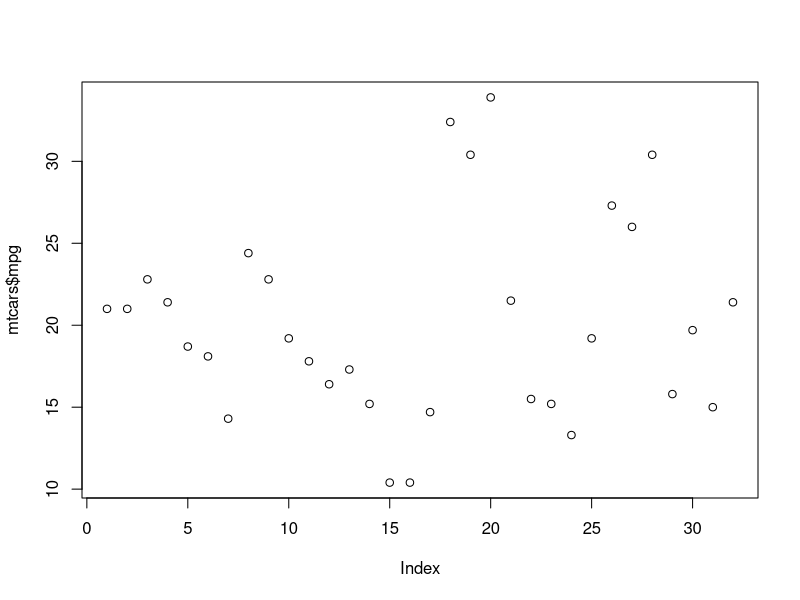
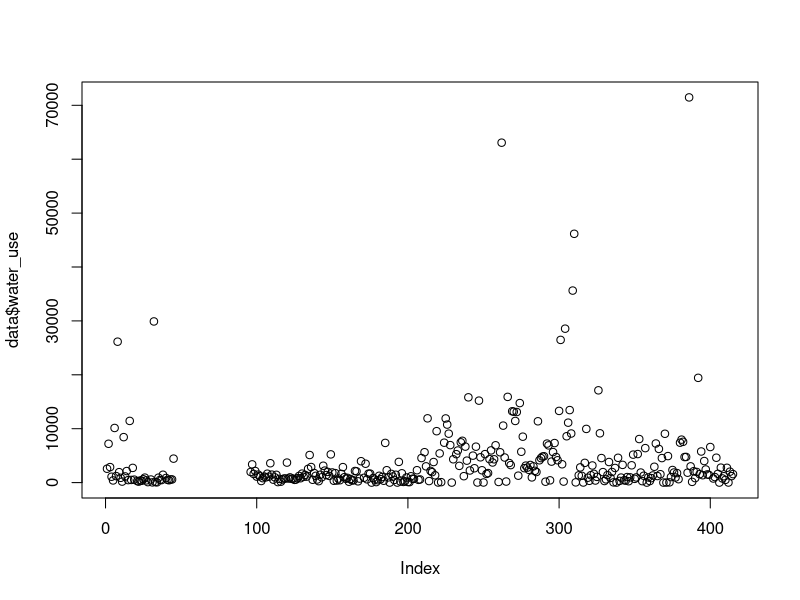
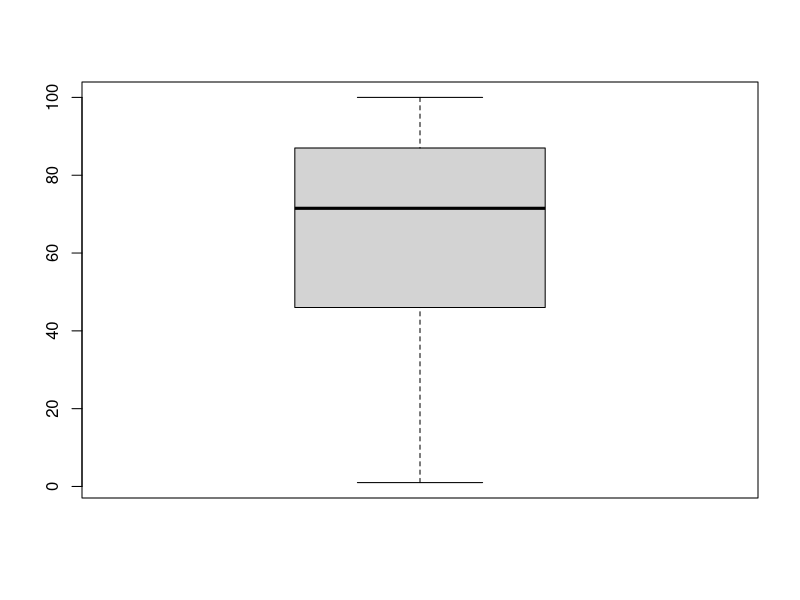
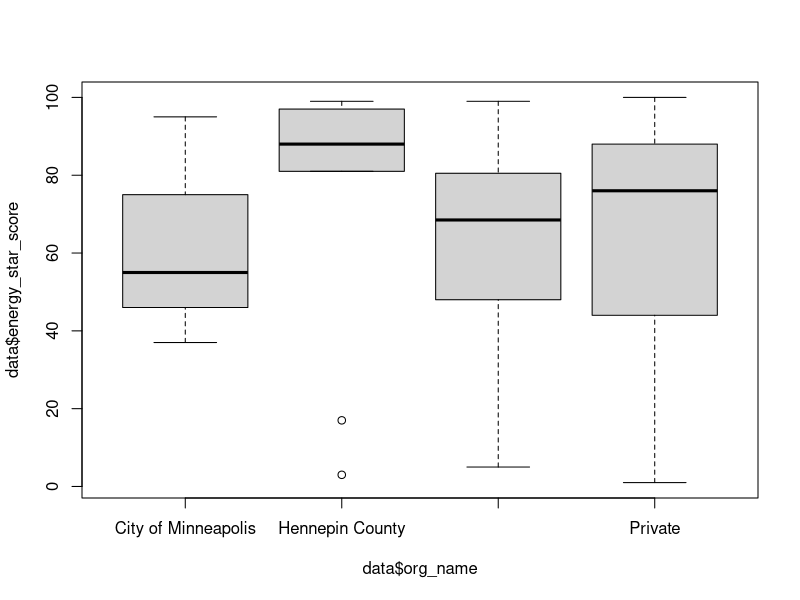
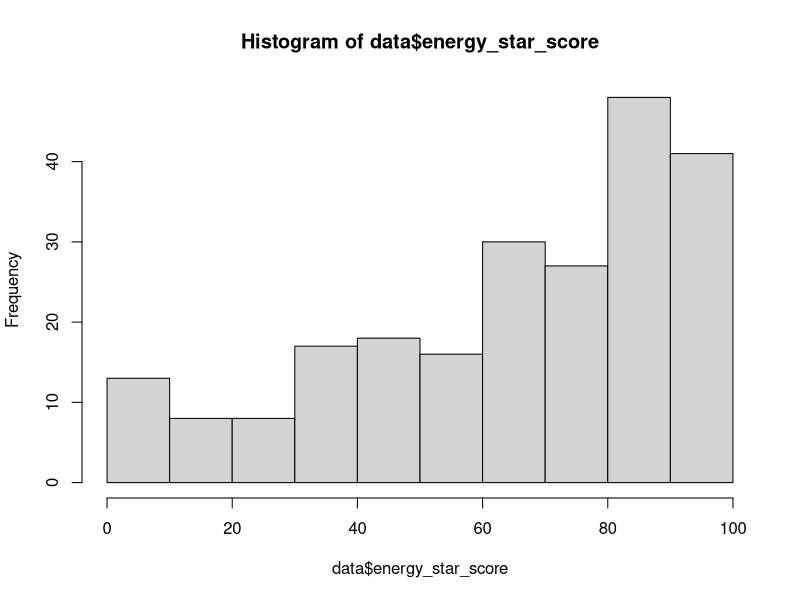

These charts were generated, in order, by the following R code:
## ---- chunk 1
plot(mtcars$mpg)
## ---- chunk 2
setwd("~/projects/TeachingRIntro50Minutes")
## ---- chunk 3
install.packages("ggplot2")
## ---- chunk 4
library(ggplot2)
## ---- chunk 5
x <- 5
y <- "Rstats"
z <- c("rstats", "perl", "bash", "python")
## ---- chunk 6
mtcars
cardata <- mtcars
cardata
## ---- chunk 7
data <- read.csv("mpls_energy_benchmarking_2015.csv", header=TRUE, na.strings=c("N/A", "Not Available", "NA", "0"))
## ---- chunk 8
names(data)
str(data)
nrow(data)
ncol(data)
head(data)
tail(data)
## ---- chunk 9
?names
?read.csv
## ---- chunk 10
summary(data$energy_star_score)
## ---- chunk 11
plot(data$water_use)
boxplot(data$energy_star_score)
boxplot(data$energy_star_score ~ data$org_name)
hist(data$energy_star_score)
## ---- chunk 12
write.csv(data, "data.csv")
